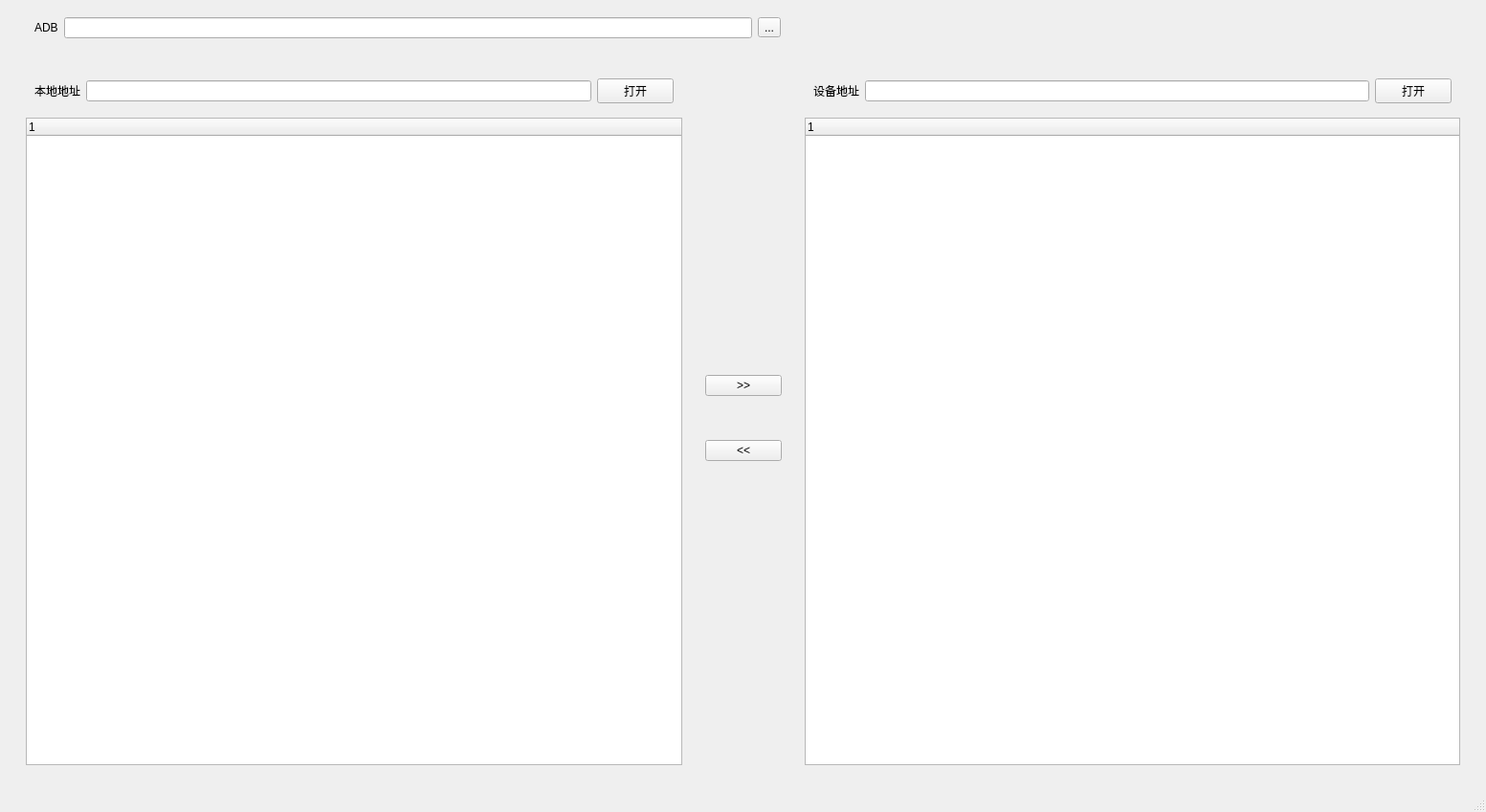
<?xml version="1.0" encoding="UTF-8"?>
<ui version="4.0">
 <class>MainWindow</class>
 <widget class="QMainWindow" name="MainWindow">
  <property name="geometry">
   <rect>
    <x>0</x>
    <y>0</y>
    <width>1553</width>
    <height>849</height>
   </rect>
  </property>
  <property name="windowTitle">
   <string>MainWindow</string>
  </property>
  <widget class="QWidget" name="centralwidget">
   <layout class="QVBoxLayout" name="verticalLayout_4">
    <item>
     <widget class="QWidget" name="widget_7" native="true">
      <layout class="QHBoxLayout" name="horizontalLayout_4">
       <item>
        <spacer name="horizontalSpacer_2">
         <property name="orientation">
          <enum>Qt::Horizontal</enum>
         </property>
         <property name="sizeType">
          <enum>QSizePolicy::Fixed</enum>
         </property>
         <property name="sizeHint" stdset="0">
          <size>
           <width>18</width>
           <height>20</height>
          </size>
         </property>
        </spacer>
       </item>
       <item>
        <widget class="QLabel" name="label_3">
         <property name="enabled">
          <bool>true</bool>
         </property>
         <property name="text">
          <string>ADB</string>
         </property>
        </widget>
       </item>
       <item>
        <widget class="QLineEdit" name="adb_addr"/>
       </item>
       <item>
        <widget class="QToolButton" name="adb_addr_btn">
         <property name="text">
          <string>...</string>
         </property>
        </widget>
       </item>
       <item>
        <spacer name="horizontalSpacer">
         <property name="orientation">
          <enum>Qt::Horizontal</enum>
         </property>
         <property name="sizeHint" stdset="0">
          <size>
           <width>70</width>
           <height>20</height>
          </size>
         </property>
        </spacer>
       </item>
      </layout>
     </widget>
    </item>
    <item>
     <widget class="QWidget" name="widget_6" native="true">
      <layout class="QHBoxLayout" name="horizontalLayout_3">
       <item>
        <widget class="QWidget" name="widget_4" native="true">
         <layout class="QVBoxLayout" name="verticalLayout_2">
          <item>
           <widget class="QWidget" name="widget_2" native="true">
            <layout class="QHBoxLayout" name="horizontalLayout_2">
             <item>
              <widget class="QLabel" name="label_2">
               <property name="text">
                <string>本地地址</string>
               </property>
              </widget>
             </item>
             <item>
              <widget class="QLineEdit" name="src_addr"/>
             </item>
             <item>
              <widget class="QPushButton" name="src_open">
               <property name="text">
                <string>打开</string>
               </property>
              </widget>
             </item>
            </layout>
           </widget>
          </item>
          <item>
           <widget class="QTreeWidget" name="src_tree">
            <property name="editTriggers">
             <set>QAbstractItemView::EditKeyPressed|QAbstractItemView::SelectedClicked</set>
            </property>
            <property name="selectionMode">
             <enum>QAbstractItemView::SingleSelection</enum>
            </property>
            <column>
             <property name="text">
              <string notr="true">1</string>
             </property>
            </column>
           </widget>
          </item>
         </layout>
        </widget>
       </item>
       <item>
        <widget class="QWidget" name="widget_5" native="true">
         <layout class="QVBoxLayout" name="verticalLayout_3">
          <item>
           <spacer name="verticalSpacer">
            <property name="orientation">
             <enum>Qt::Vertical</enum>
            </property>
            <property name="sizeHint" stdset="0">
             <size>
              <width>20</width>
              <height>40</height>
             </size>
            </property>
           </spacer>
          </item>
          <item>
           <widget class="QPushButton" name="push_btn">
            <property name="text">
             <string>&gt;&gt;</string>
            </property>
           </widget>
          </item>
          <item>
           <spacer name="verticalSpacer_3">
            <property name="orientation">
             <enum>Qt::Vertical</enum>
            </property>
            <property name="sizeType">
             <enum>QSizePolicy::Fixed</enum>
            </property>
            <property name="sizeHint" stdset="0">
             <size>
              <width>20</width>
              <height>40</height>
             </size>
            </property>
           </spacer>
          </item>
          <item>
           <widget class="QPushButton" name="pull_btn">
            <property name="text">
             <string>&lt;&lt;</string>
            </property>
           </widget>
          </item>
          <item>
           <spacer name="verticalSpacer_2">
            <property name="orientation">
             <enum>Qt::Vertical</enum>
            </property>
            <property name="sizeHint" stdset="0">
             <size>
              <width>20</width>
              <height>40</height>
             </size>
            </property>
           </spacer>
          </item>
         </layout>
        </widget>
       </item>
       <item>
        <widget class="QWidget" name="widget_3" native="true">
         <layout class="QVBoxLayout" name="verticalLayout">
          <item>
           <widget class="QWidget" name="widget" native="true">
            <layout class="QHBoxLayout" name="horizontalLayout">
             <item>
              <widget class="QLabel" name="label">
               <property name="text">
                <string>设备地址</string>
               </property>
              </widget>
             </item>
             <item>
              <widget class="QLineEdit" name="device_addr"/>
             </item>
             <item>
              <widget class="QPushButton" name="device_open">
               <property name="text">
                <string>打开</string>
               </property>
              </widget>
             </item>
            </layout>
           </widget>
          </item>
          <item>
           <widget class="QTreeWidget" name="device_tree">
            <column>
             <property name="text">
              <string notr="true">1</string>
             </property>
            </column>
           </widget>
          </item>
         </layout>
        </widget>
       </item>
      </layout>
     </widget>
    </item>
   </layout>
  </widget>
  <widget class="QMenuBar" name="menubar">
   <property name="geometry">
    <rect>
     <x>0</x>
     <y>0</y>
     <width>1553</width>
     <height>22</height>
    </rect>
   </property>
  </widget>
  <widget class="QStatusBar" name="statusbar"/>
 </widget>
 <resources/>
 <connections/>
</ui>
